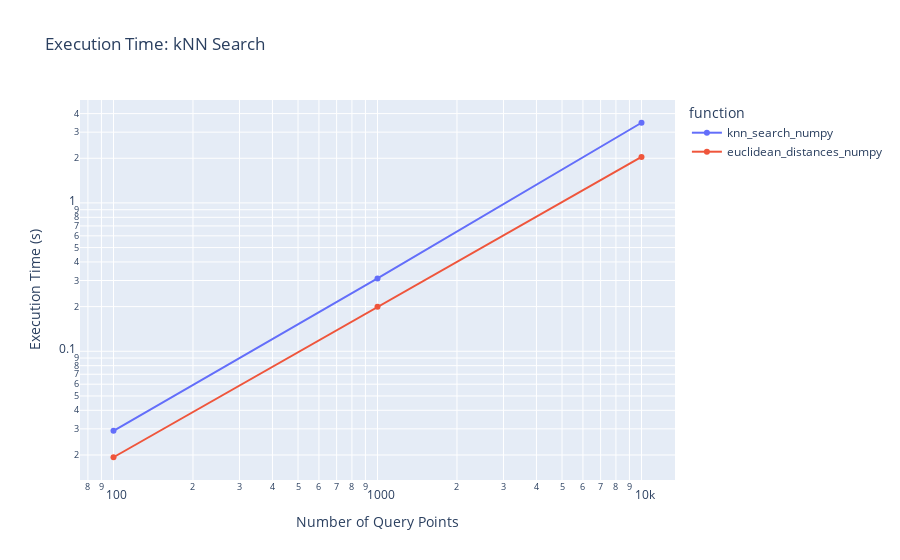

Here is the notebook cell this chart was saved with:
### Code cell
px.line(
    execution_times,
    x="n_query_points",
    y="execution_time",
    title="Execution Time: kNN Search",
    labels={"n_query_points": "Number of Query Points", "execution_time": "Execution Time (s)"},
    log_x=True,
    log_y=True,
    markers=True,
    color="function",
)

### Figure 1 — Plotly figure (JSON) as saved in the notebook; plotly's stock layout.template omitted (floating-point values rounded to 4 significant figures)
{"data": [{"hovertemplate": "function=knn_search_numpy<br>Number of Query Points=%{x}<br>Execution Time (s)=%{y}<extra></extra>", "legendgroup": "knn_search_numpy", "line": {"color": "#636efa", "dash": "solid"}, "marker": {"symbol": "circle"}, "mode": "lines+markers", "name": "knn_search_numpy", "orientation": "v", "showlegend": true, "type": "scatter", "x": [100, 1000, 10000], "xaxis": "x", "y": [0.02912, 0.3096, 3.471], "yaxis": "y"}, {"hovertemplate": "function=euclidean_distances_numpy<br>Number of Query Points=%{x}<br>Execution Time (s)=%{y}<extra></extra>", "legendgroup": "euclidean_distances_numpy", "line": {"color": "#EF553B", "dash": "solid"}, "marker": {"symbol": "circle"}, "mode": "lines+markers", "name": "euclidean_distances_numpy", "orientation": "v", "showlegend": true, "type": "scatter", "x": [100, 1000, 10000], "xaxis": "x", "y": [0.01931, 0.1993, 2.043], "yaxis": "y"}], "layout": {"legend": {"title": {"text": "function"}, "tracegroupgap": 0}, "title": {"text": "Execution Time: kNN Search"}, "xaxis": {"anchor": "y", "domain": [0, 1], "title": {"text": "Number of Query Points"}, "type": "log"}, "yaxis": {"anchor": "x", "domain": [0, 1], "title": {"text": "Execution Time (s)"}, "type": "log"}}}
